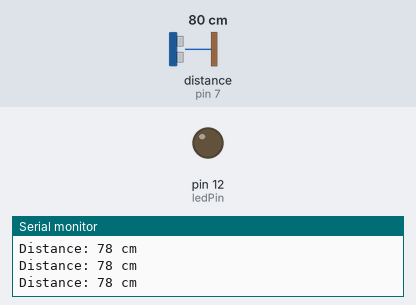
Simulated run of this sketch. Board: Arduino Uno, built with avr-gcc and run on an emulated ATmega328P. Parts: output pins drawn as LEDs (lit = HIGH), the last lines printed to the serial monitor. Wiring (inferred from the names in the program): ultrasonic range finder: trigger pin 5; echo pin 7. Dashed ring = blinking. Inputs (shaded band) come from the test bench; at power-on: distance to the obstacle (sensor on pin 7) 80 cm. The echo pulse lasts 58.3 µs per cm; pins used as bus, display or sensor lines are not drawn.

Above: at 1.2 s.
1.3 s: distance to the obstacle (sensor on pin 7) set to 33 cm
2.8 s: distance to the obstacle (sensor on pin 7) set to 27 cm
At 2.95 s:
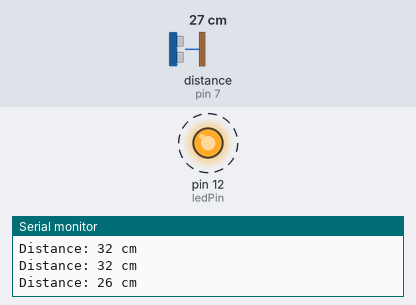
5.8 s: distance to the obstacle (sensor on pin 7) set to 35 cm
At 6.3 s:
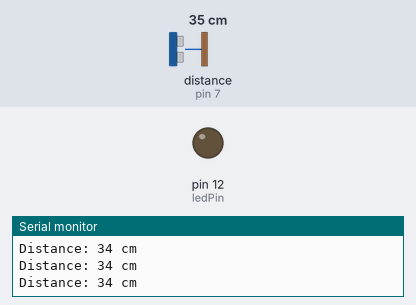
7.3 s: distance to the obstacle (sensor on pin 7) set to 2 cm
At 7.59 s:
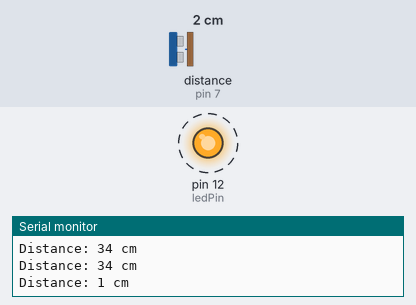
Timing chart, 0 to 11.3 s (numbered marks = the images above; inputs shaded):
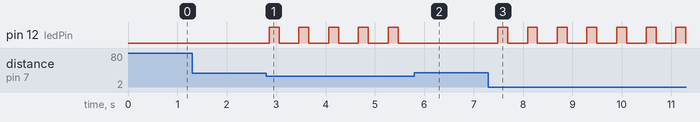

Measured:
- the behaviour switches between 31 and 30 cm on distance to the obstacle (sensor on pin 7) (found by bisection; images 0 and 1)
- after the input at 2.8 s, pin 12 (ledPin): alternates HIGH for 0.20 s and LOW for 0.40 s, starting after 0.06 s
- after the input at 5.8 s, pin 12 (ledPin): stops changing and stays LOW
- after the input at 7.3 s, pin 12 (ledPin): alternates HIGH for 0.20 s and LOW for 0.40 s, starting after 0.19 s

The sketch:

led_blink_ultrasonic.ino
```cpp
const int trigPin = 5;
const int echoPin = 7;
const int ledPin = 12;

void setup() {
  Serial.begin(9600);
  pinMode(trigPin, OUTPUT);
  pinMode(echoPin, INPUT);
  pinMode(ledPin, OUTPUT);
}

void loop() {
  // Trigger the ultrasonic pulse
  digitalWrite(trigPin, LOW);
  delayMicroseconds(2);
  digitalWrite(trigPin, HIGH);
  delayMicroseconds(10);
  digitalWrite(trigPin, LOW);

  // Read the echo
  long duration = pulseIn(echoPin, HIGH);

  // Calculate distance in cm
  int distance = duration * 0.034 / 2;

  // Print the distance
  Serial.print("Distance: ");
  Serial.print(distance);
  Serial.println(" cm");

  // Check distance and blink LED if less than 30cm
  if (distance < 30) {
    digitalWrite(ledPin, HIGH);
    delay(200);
    digitalWrite(ledPin, LOW);
    delay(200);
  } else {
    digitalWrite(ledPin, LOW); // Keep LED off if distance >= 30
  }

  delay(200); // Small pause before next reading
}
```
